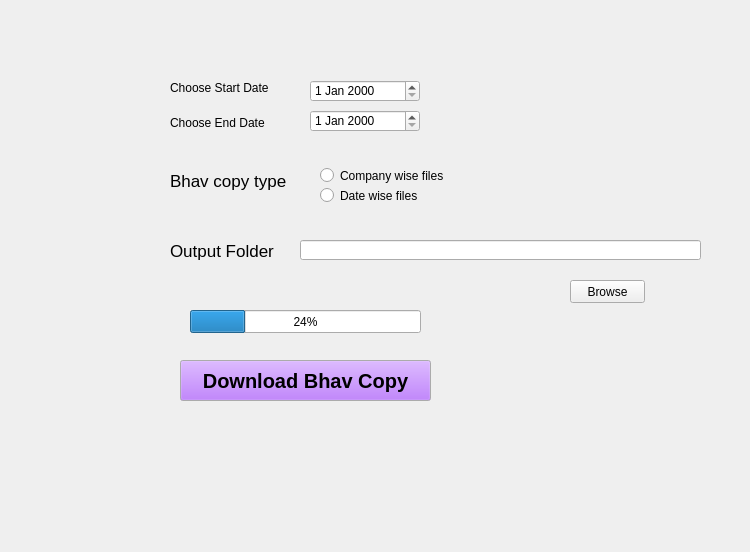
<?xml version="1.0" encoding="UTF-8"?>
<ui version="4.0">
 <class>Form</class>
 <widget class="QWidget" name="Form">
  <property name="geometry">
   <rect>
    <x>0</x>
    <y>0</y>
    <width>750</width>
    <height>552</height>
   </rect>
  </property>
  <property name="windowTitle">
   <string>Form</string>
  </property>
  <widget class="QPushButton" name="GetBhavCopy">
   <property name="geometry">
    <rect>
     <x>180</x>
     <y>360</y>
     <width>251</width>
     <height>41</height>
    </rect>
   </property>
   <property name="palette">
    <palette>
     <active>
      <colorrole role="Button">
       <brush brushstyle="SolidPattern">
        <color alpha="255">
         <red>170</red>
         <green>85</green>
         <blue>255</blue>
        </color>
       </brush>
      </colorrole>
     </active>
     <inactive>
      <colorrole role="Button">
       <brush brushstyle="SolidPattern">
        <color alpha="255">
         <red>170</red>
         <green>85</green>
         <blue>255</blue>
        </color>
       </brush>
      </colorrole>
     </inactive>
     <disabled>
      <colorrole role="Button">
       <brush brushstyle="SolidPattern">
        <color alpha="255">
         <red>170</red>
         <green>85</green>
         <blue>255</blue>
        </color>
       </brush>
      </colorrole>
     </disabled>
    </palette>
   </property>
   <property name="font">
    <font>
     <pointsize>15</pointsize>
     <weight>75</weight>
     <bold>true</bold>
    </font>
   </property>
   <property name="text">
    <string>Download Bhav Copy</string>
   </property>
  </widget>
  <widget class="QLabel" name="startdate_label">
   <property name="geometry">
    <rect>
     <x>170</x>
     <y>73</y>
     <width>110</width>
     <height>30</height>
    </rect>
   </property>
   <property name="text">
    <string>Choose Start Date</string>
   </property>
  </widget>
  <widget class="QRadioButton" name="comp_wise_radiobtn">
   <property name="geometry">
    <rect>
     <x>320</x>
     <y>160</y>
     <width>161</width>
     <height>31</height>
    </rect>
   </property>
   <property name="text">
    <string>Company wise files</string>
   </property>
  </widget>
  <widget class="QLabel" name="bvcp_type_label">
   <property name="geometry">
    <rect>
     <x>170</x>
     <y>160</y>
     <width>121</width>
     <height>41</height>
    </rect>
   </property>
   <property name="font">
    <font>
     <pointsize>13</pointsize>
    </font>
   </property>
   <property name="text">
    <string>Bhav copy type</string>
   </property>
  </widget>
  <widget class="QRadioButton" name="date_wise_radiobtn">
   <property name="geometry">
    <rect>
     <x>320</x>
     <y>180</y>
     <width>121</width>
     <height>31</height>
    </rect>
   </property>
   <property name="text">
    <string>Date wise files</string>
   </property>
  </widget>
  <widget class="QDateEdit" name="enddate_edit">
   <property name="geometry">
    <rect>
     <x>310</x>
     <y>110</y>
     <width>110</width>
     <height>22</height>
    </rect>
   </property>
  </widget>
  <widget class="QLabel" name="enddate_label">
   <property name="geometry">
    <rect>
     <x>170</x>
     <y>112</y>
     <width>101</width>
     <height>21</height>
    </rect>
   </property>
   <property name="text">
    <string>Choose End Date</string>
   </property>
  </widget>
  <widget class="QDateEdit" name="startdate_edit">
   <property name="geometry">
    <rect>
     <x>310</x>
     <y>80</y>
     <width>110</width>
     <height>22</height>
    </rect>
   </property>
  </widget>
  <widget class="QLabel" name="output_folder_label">
   <property name="geometry">
    <rect>
     <x>170</x>
     <y>230</y>
     <width>121</width>
     <height>41</height>
    </rect>
   </property>
   <property name="font">
    <font>
     <pointsize>13</pointsize>
    </font>
   </property>
   <property name="text">
    <string>Output Folder</string>
   </property>
  </widget>
  <widget class="QPushButton" name="browse_btn">
   <property name="geometry">
    <rect>
     <x>570</x>
     <y>280</y>
     <width>75</width>
     <height>23</height>
    </rect>
   </property>
   <property name="text">
    <string>Browse</string>
   </property>
  </widget>
  <widget class="QLineEdit" name="pathchooser_edit">
   <property name="geometry">
    <rect>
     <x>300</x>
     <y>240</y>
     <width>401</width>
     <height>20</height>
    </rect>
   </property>
  </widget>
  <widget class="QProgressBar" name="progressBar">
   <property name="geometry">
    <rect>
     <x>190</x>
     <y>310</y>
     <width>231</width>
     <height>23</height>
    </rect>
   </property>
   <property name="value">
    <number>24</number>
   </property>
  </widget>
 </widget>
 <resources/>
 <connections/>
</ui>
